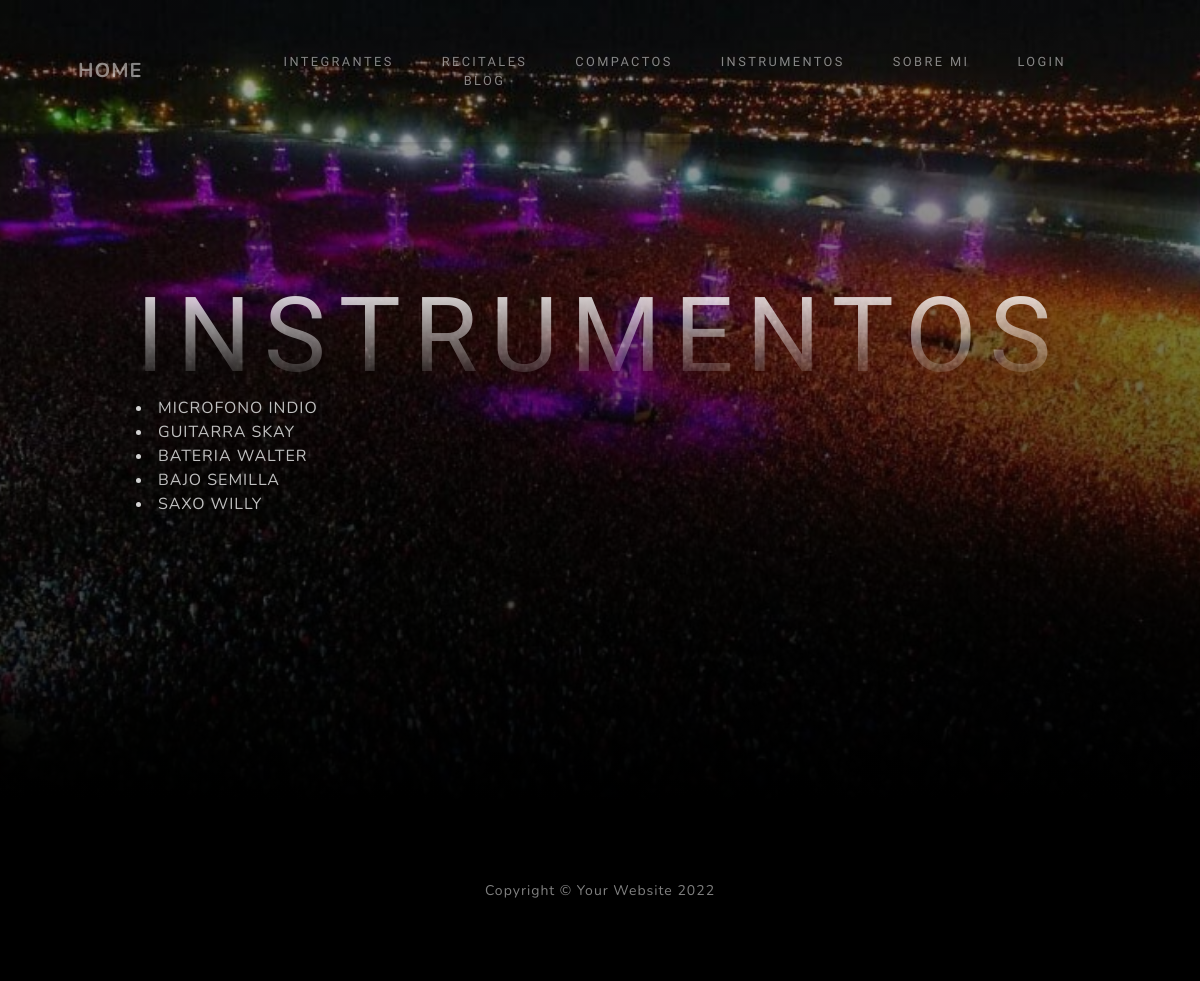
The app's page /instrumentosFormulario/ with its own data.
### redondos_app/models.py (models this page shows)
class Instrumentos(models.Model):
    tipo=models.CharField(max_length=30)
    musico=models.CharField(max_length=30)
    valor=models.IntegerField()
    def __str__(self) -> str:
        return self.tipo + " " + self.musico

### redondos_app/views.py (the view)
# urls.py: path('instrumentosFormulario/', InstrumentosFormulario.as_view(), name="instrumentosFormulario"),
class InstrumentosFormulario(ListView):
    model = Instrumentos
    template_name = 'redondos_app/instrumentosFormulario.html'

### redondos_app/Templates/redondos_app/InstrumentosFormulario.html
{% extends "redondos_app/padre.html" %}
{% load static %}
{% block contenidoQueCambia %}
<h1>INSTRUMENTOS</h1>
{% for instrumentos in object_list %}
<li><FONT color="silver">{{instrumentos}} </FONT></li>
{% endfor %}
{% endblock %}

### records on screen
Instrumentos: tipo+musico "MICROFONO INDIO"
Instrumentos: tipo+musico "GUITARRA SKAY"
Instrumentos: tipo+musico "BATERIA WALTER"
Instrumentos: tipo+musico "BAJO SEMILLA"
Instrumentos: tipo+musico "SAXO WILLY"
